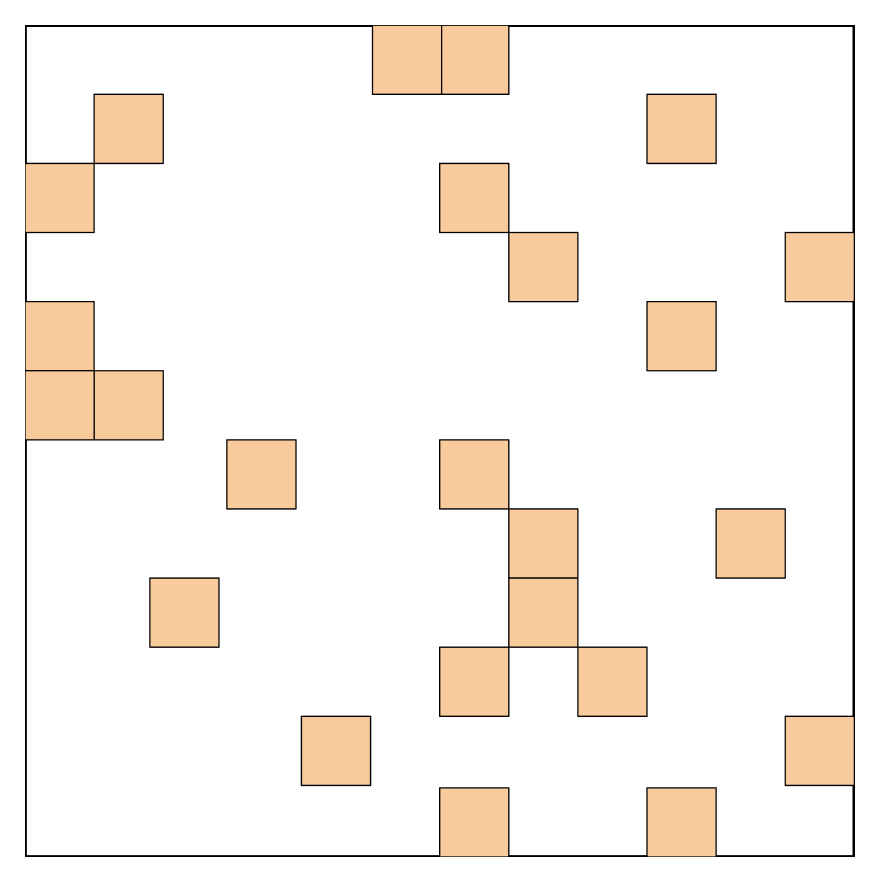
#> input picture posts_ch/nlp/figures/chapter-9/original/bigbird-fig1a-random.png, 880 x 882 px; its folder holds 8 pictures in this run
$ python add_white_background.py
#> lines starting #> are read from the running program, lines starting #| are printed output that depends on the picture
"""
给 PNG 图片添加白色背景和 padding
解决暗色模式下看不清的问题
"""

from PIL import Image
import os


def add_white_background(input_path, output_path, padding=20, bg_color=(255, 255, 255)):
    """
    给图片添加白色背景和 padding

    Args:
        input_path: 输入图片路径
        output_path: 输出图片路径
        padding: 四周留白像素数
        bg_color: 背景颜色 (R, G, B)
    """
#> called with input_path = 'original/bigbird-fig1a-random.png', output_path = 'original/bigbird-fig1a-random.png', padding = 25, bg_color = (255, 255, 255)
    img = Image.open(input_path)
#> img is the input picture: PIL image 880x882 RGB; mean R, G, B 249.7, 243.1, 236.5

    # 如果是 RGBA，转换透明区域为白色
    if img.mode == 'RGBA':
        background = Image.new('RGBA', img.size, bg_color + (255,))
        img = Image.alpha_composite(background, img)

    img = img.convert('RGB')

    # 创建带 padding 的新图片
    new_width = img.width + 2 * padding
#> new_width = 930
    new_height = img.height + 2 * padding
#> new_height = 932
    new_img = Image.new('RGB', (new_width, new_height), bg_color)
#> new_img: PIL image 930x932 RGB; every value is 255
    new_img.paste(img, (padding, padding))
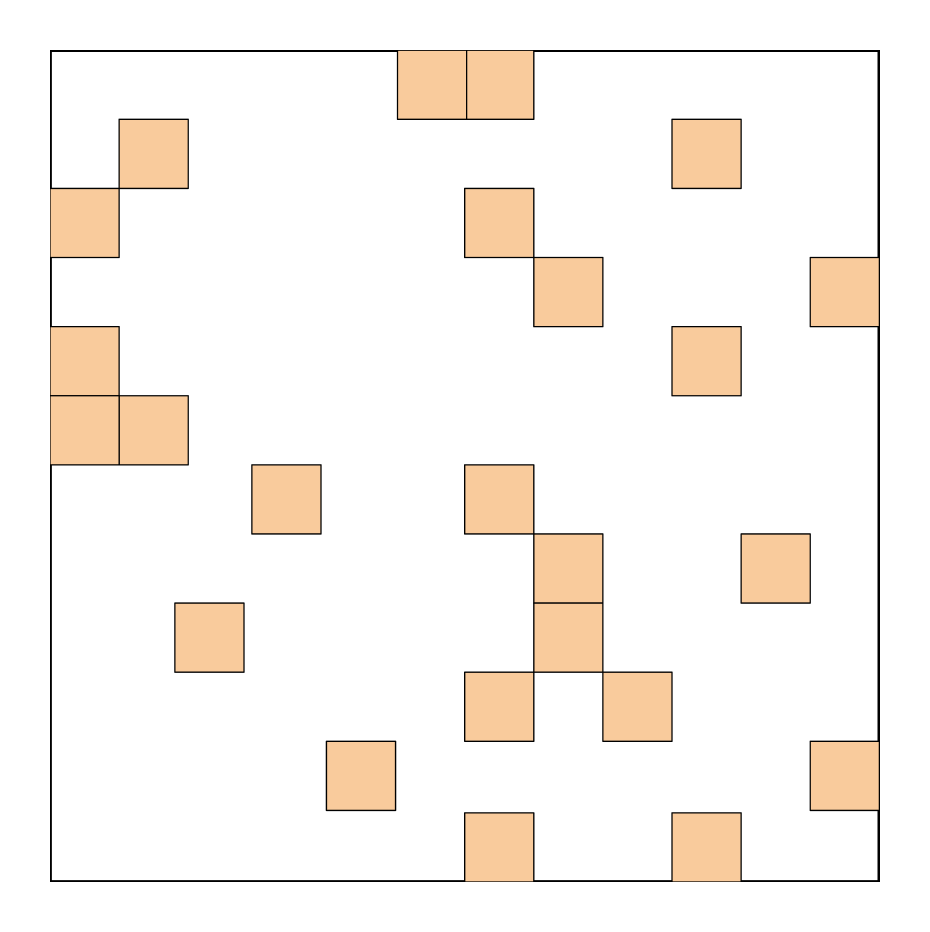
#> new_img: PIL image 930x932 RGB; mean R, G, B 250.2, 244.4, 238.4

    new_img.save(output_path, 'PNG', quality=95)
    print(f"[OK] {os.path.basename(output_path)}")


def process_original_figures():
    """处理 original 目录下的所有图片"""

    original_dir = "original"

    figures = [
        # BigBird figures (830x832, RGBA - need white bg)
        ("bigbird-fig1a-random.png", 25),
        ("bigbird-fig1b-window.png", 25),
        ("bigbird-fig1c-global.png", 25),
        ("bigbird-fig1d-combined.png", 25),
        # Tay Survey taxonomy (830x602, RGBA - need white bg)
        ("tay-survey-fig2-taxonomy.png", 30),
    ]

    for filename, padding in figures:
        input_path = os.path.join(original_dir, filename)
        output_path = os.path.join(original_dir, filename)  # 覆盖原文件

        if os.path.exists(input_path):
            add_white_background(input_path, output_path, padding=padding)
        else:
            print(f"[SKIP] {filename} not found")
#> pass 2 of the loop in process_original_figures, `for filename, padding in figures:`:
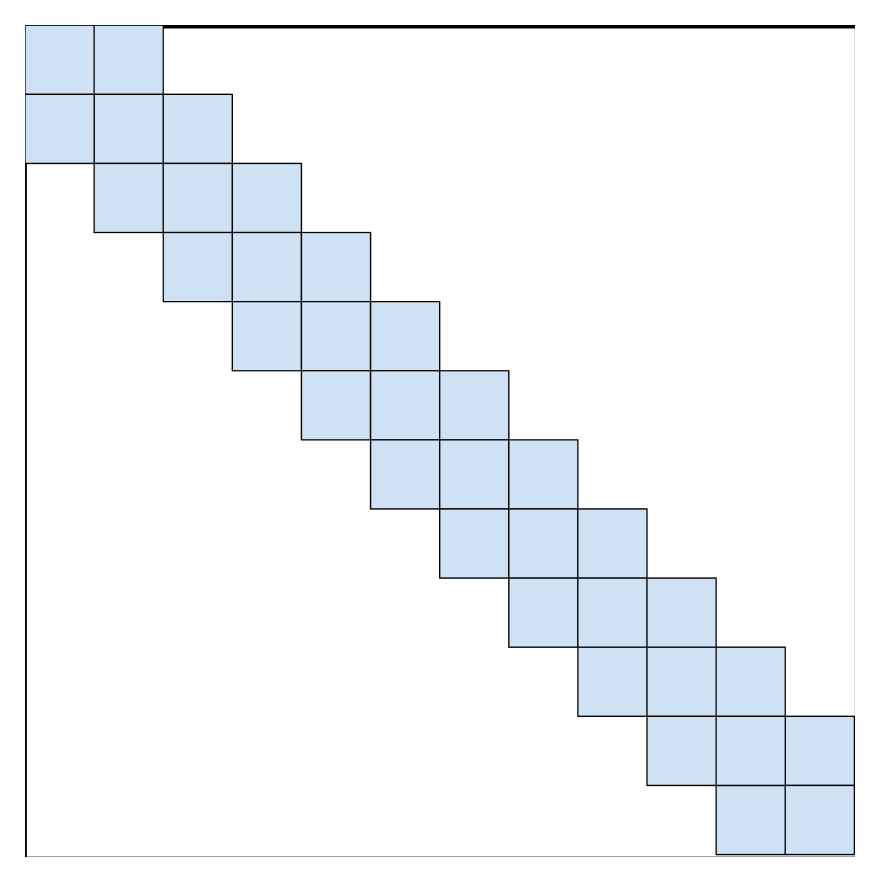
#> input picture posts_ch/nlp/figures/chapter-9/original/bigbird-fig1b-window.png, 880 x 882 px
#> in add_white_background, img is the input picture: PIL image 880x882 RGB; mean R, G, B 241.2, 245, 248.5
#> in add_white_background (call 2), `new_img.paste(img, (padding, padding))`:
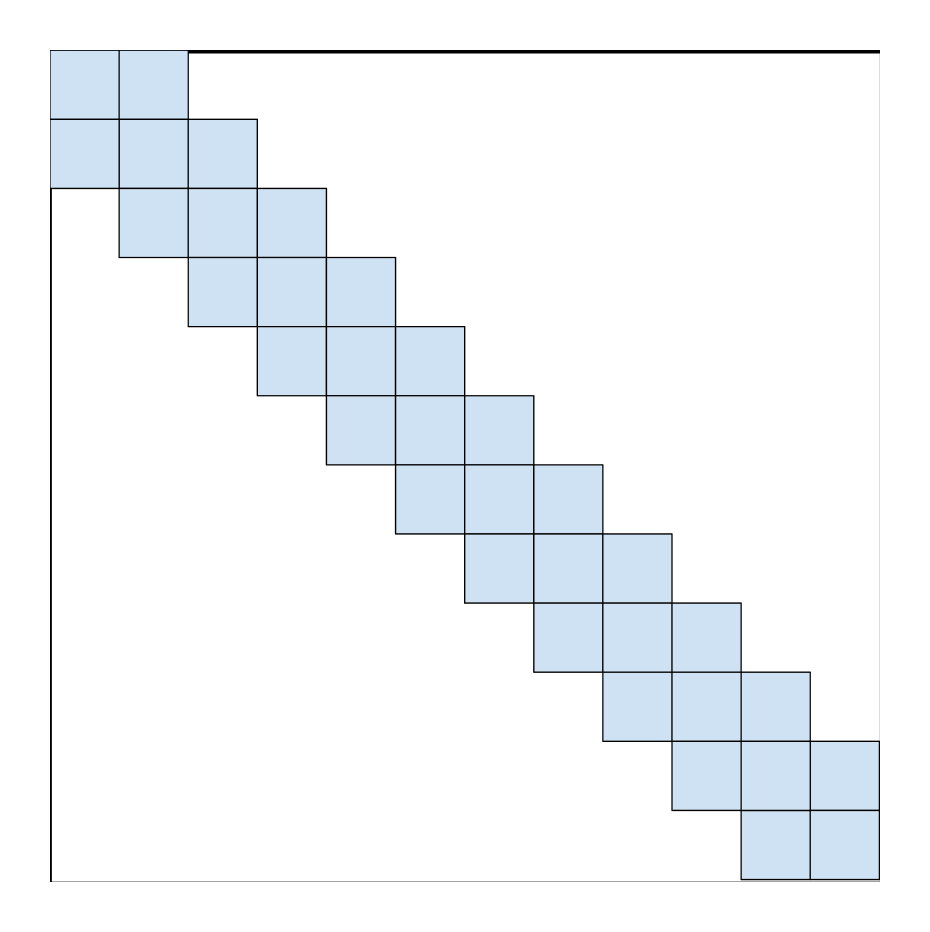
#> new_img: PIL image 930x932 RGB; mean R, G, B 242.7, 246.1, 249.1
#> pass 3 of the loop in process_original_figures, `for filename, padding in figures:`:
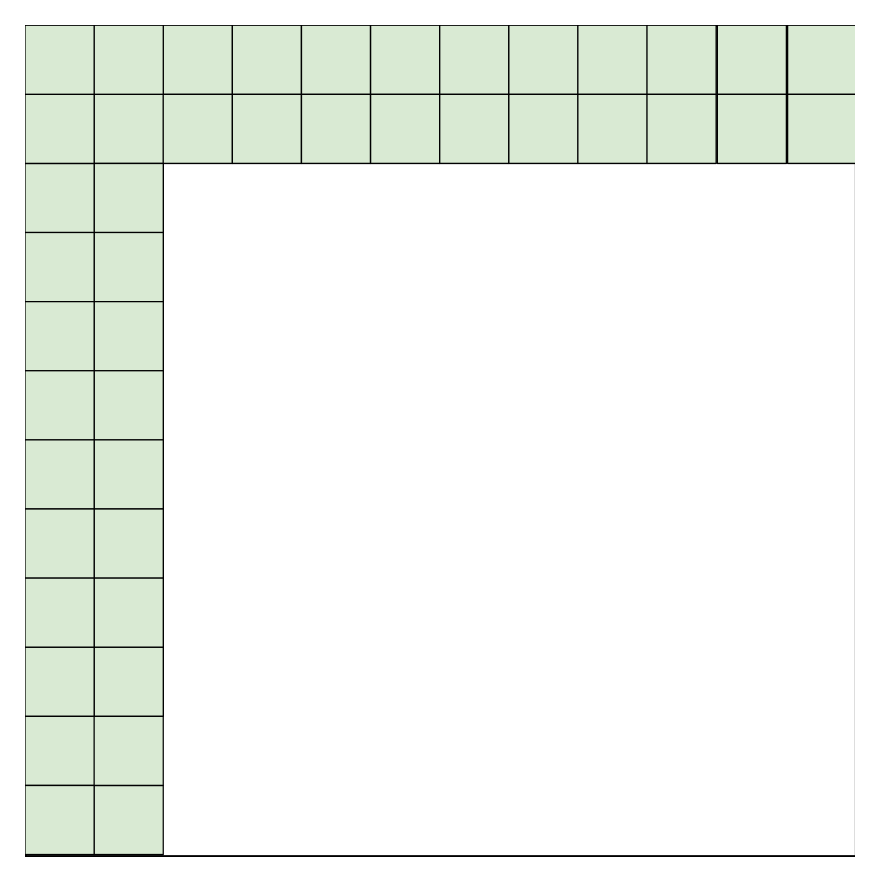
#> input picture posts_ch/nlp/figures/chapter-9/original/bigbird-fig1c-global.png, 880 x 882 px
#> in add_white_background, img is the input picture: PIL image 880x882 RGB; mean R, G, B 241.4, 245.8, 239.8
#> in add_white_background (call 3), `new_img.paste(img, (padding, padding))`:
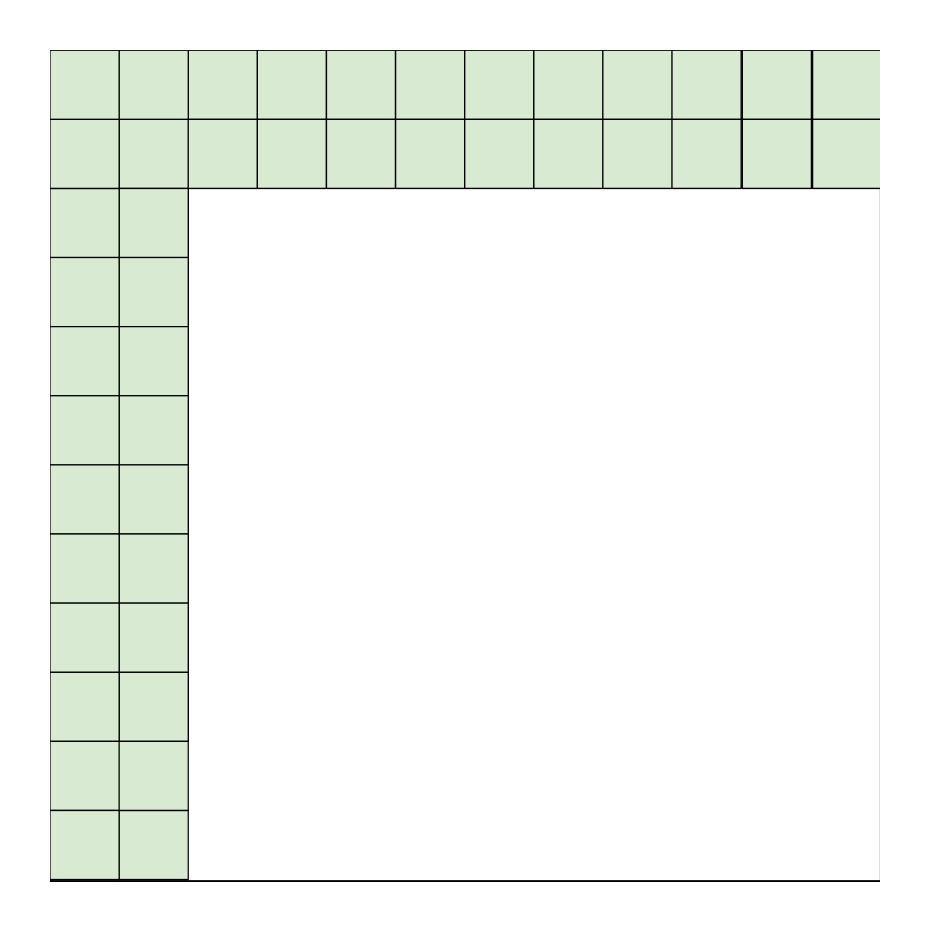
#> new_img: PIL image 930x932 RGB; mean R, G, B 242.8, 246.7, 241.4
#> the loop made 5 passes; the first 3 are shown


if __name__ == '__main__':
    print("Adding white background to original figures...\n")
    process_original_figures()
    print("\n=== Done! ===")
